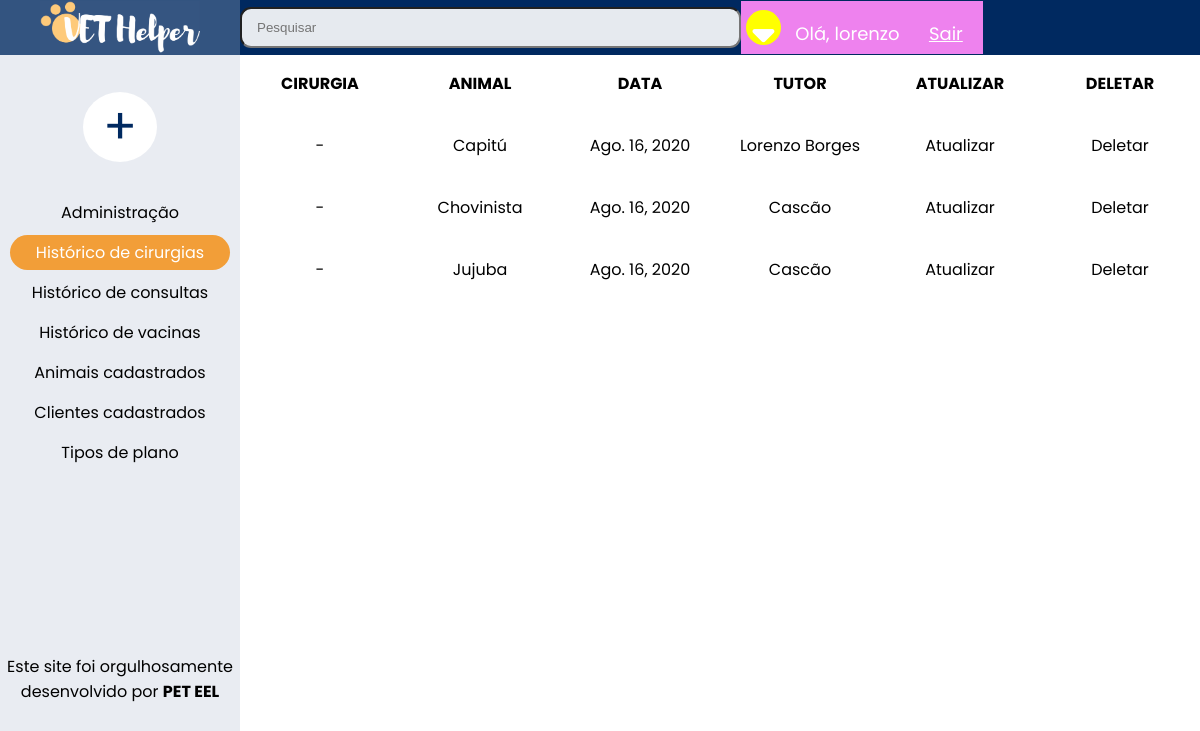
The page /minhas_cirurgias/ (signed in) on the database as committed earlier.
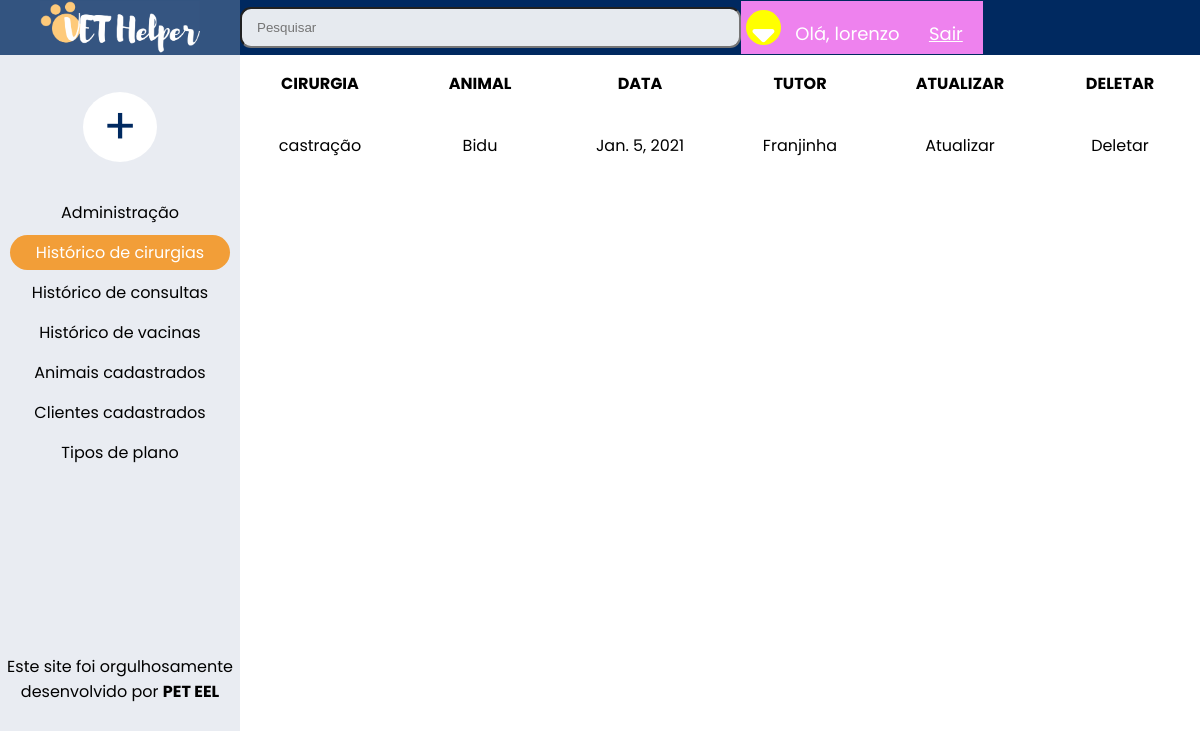
The same page on the database as committed later.
### clientes/models.py (models this page shows, shortened)
class Cirurgia(models.Model):
    animal = models.ForeignKey(Animal, on_delete=models.CASCADE, blank=True)
    cirurgia = models.CharField(max_length=255, blank=True, default=' - ')
    data = models.DateField(default=timezone.now)
    descricao_da_cirurgia = models.TextField(verbose_name='Descrição da cirurgia', blank=True)

class Animal(models.Model):#animal
    animal = models.CharField(max_length=255)
    especie = models.CharField(verbose_name='Espécie', max_length=255, blank=True)
    raca = models.CharField(verbose_name='Raça', max_length=255)
    peso = models.CharField(max_length=255, blank=True)
    data_nascimento = models.DateField(verbose_name='Data de nascimento', blank=True)
    sexo = models.CharField(max_length=255, blank=True)
    pelagem = models.CharField(max_length=255, blank=True)
    porte = models.CharField(max_length=255, blank=True)
    microchip_numero = models.CharField(verbose_name='Número do Microchip', max_length=255, blank=True)
    microchip_local = models.CharField(verbose_name='Localização do Microchip',max_length=255, blank=True)
    data_criacao = models.DateTimeField(verbose_name='Data de criação', default=timezone.now)
    descricao = models.TextField(verbose_name='Descrição', blank=True)
    plano = models.ForeignKey(Plano, on_delete=models.CASCADE)
    tutor = models.ForeignKey(Tutor, on_delete=models.CASCADE)
    mostrar = models.BooleanField(default=True)
    class Meta:
        verbose_name = 'Animal'
        verbose_name_plural = 'Animais'
    def __str__(self):
        return self.animal

class Tutor(models.Model):
    nome = models.CharField(max_length=255, blank=True, default='Nenhum')
    telefone = models.CharField(max_length=255, blank=True)
    email = models.CharField(max_length=255, blank=True)
    data_criacao_tutor = models.DateTimeField(verbose_name='Data de criação', default=timezone.now)
    descricao_tutor = models.TextField(verbose_name='Descrição', blank=True)
    class Meta:
        verbose_name = 'Tutor'
        verbose_name_plural = 'Tutores'
    def __str__(self):
        return self.nome

### clientes/views.py (the view)
# urls.py: path('minhas_cirurgias/', views.cirurgia, name='cirurgia'),
@login_required(login_url='login')
def cirurgia(request):
    cirurgias = Cirurgia.objects.all()
    animais = Animal.objects.all()
    return render(request, 'clientes/minhas_cirurgias.html', {
        'cirurgias': cirurgias,
        'animais': animais,
    })

### clientes/templates/clientes/minhas_cirurgias.html (shortened to what this page needs)
{% extends 'base.html' %}
{% block conteudo-esquerda %}
<div class="home_page-esquerda">
    <section class="botao" style="margin-top: 35px;">
        <a class="botao-esquerda" href="#">+</a>
    </section>
    <section>
        <a class="links-principais" href="{% url 'admin:index' %}">Administração</a>
    </section>
    <section>
        <a class="links-principais-especial" href="{% url 'cirurgia' %}">Histórico de cirurgias</a>
    </section>
    <section>
        <a class="links-principais" href="{% url 'consulta' %}">Histórico de consultas</a>
    </section>
    <section>
        <a class="links-principais" href="{% url 'vacina' %}">Histórico de vacinas</a>
    </section>
    <section>
        <a class="links-principais" href="{% url 'index' %}">Animais cadastrados</a>
    </section>
    <section>
        <a class="links-principais" href="{% url 'clientes' %}">Clientes cadastrados</a>
    </section>
    <section>
        <a class="links-principais" href="#">Tipos de plano</a>
    </section>
</div>
{% endblock %}
{%block conteudo-direita%}
<div class="home_page-direita">
    <section class="titulo">
        <p>Cirurgia</p>
        <p>Animal</p>
        <p>Data</p>
        <p>Tutor</p>
        <p>Atualizar</p>
        <p>Deletar</p>
    </section>
{% for cirurgia in cirurgias %}
    {% for animal in animais %}
        {% if animal == cirurgia.animal%}
            <section>
                <p>
                    <a href="{% url 'ver_cirurgia' cirurgia.id %}">{{cirurgia.cirurgia}}</a>
                </p>
                <p>
                    <a href="{% url 'ver_cirurgia' cirurgia.id %}">{{cirurgia.animal}}</a>
                </p>
                <p>
                    <a href="{% url 'ver_cirurgia' cirurgia.id %}">{{cirurgia.data}}</a>
                </p>
                <p>
                    <a href="{% url 'ver_cirurgia' cirurgia.id %}">{{animal.tutor}}</a>
                </p>
                <p>
                    <a href="{% url 'atualizar_cirurgia' cirurgia.id %}">Atualizar</a>
                </p>
                <p>
                    <a href="{% url 'deletar_cirurgia' cirurgia.id %}">Deletar</a>
                </p>
            </section>
        {% endif%}
    {% endfor %}
{% endfor %}
</div>
{%endblock%}

Rows that differ between the two databases and show on the page:
removed Cirurgia: cirurgia "-", animal "Capitú", data "Ago. 16, 2020"
removed Animal: tutor "Lorenzo Borges"
removed Cirurgia: cirurgia "-", animal "Chovinista", data "Ago. 16, 2020"
no longer on this page (row edited): Animal: tutor "Cascão"
removed Cirurgia: cirurgia "-", animal "Jujuba", data "Ago. 16, 2020"
no longer on this page (row edited): Animal: tutor "Cascão"
added Cirurgia: cirurgia "castração", animal "Bidu", data "Jan. 5, 2021"
added Animal: tutor "Franjinha"
